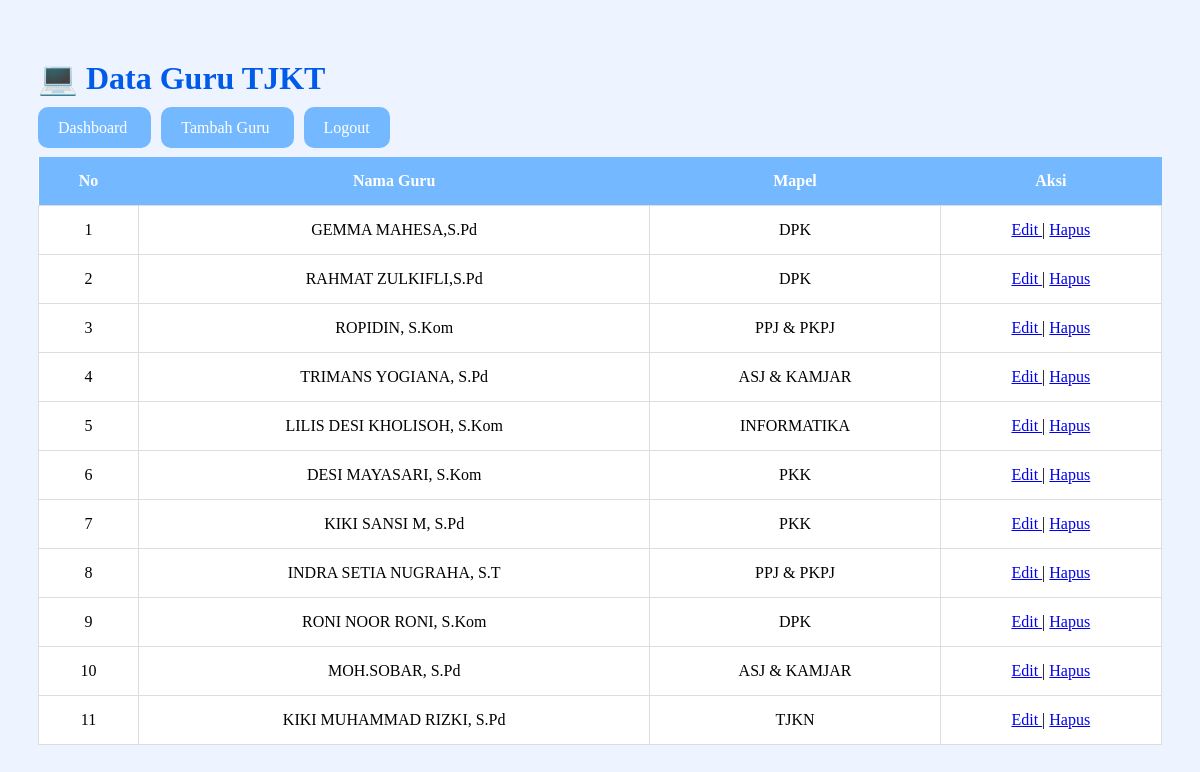
Page / (signed in) on the committed database.
### tables this page shows
CREATE TABLE `guru_tjkt` (
  `id` int(11) NOT NULL,
  `nama_guru` varchar(100) NOT NULL,
  `mapel` varchar(100) NOT NULL
);

### index.php (the view, shortened to what this page needs)
<?php
include "koneksi.php";
$data = mysqli_query($conn,"SELECT * FROM guru_tjkt");
?>
<!DOCTYPE html>
<html>
<head>
</head>
<body>
<h1>💻 Data Guru TJKT</h1>
<div class="menu">
<a href="dashboard.php">
Dashboard
</a>
<a href="tambah.php">
Tambah Guru
</a>
<a href="logout.php">
Logout
</a>
</div>
<table>
<tr>
<th>No</th>
<th>Nama Guru</th>
<th>Mapel</th>
<th>Aksi</th>
</tr>
<?php
$no = 1;
while($d=mysqli_fetch_array($data)){
?>
<tr>
<td><?php echo $no++; ?></td>
<td><?php echo $d['nama_guru']; ?></td>
<td><?php echo $d['mapel']; ?></td>
<td>
<a href="edit.php?id=<?php echo $d['id']; ?>">
Edit
</a>
|
<a href="hapus.php?id=<?php echo $d['id']; ?>">
Hapus
</a>
</td>
</tr>
<?php } ?>
</table>
</body>
</html>

### index.php (style rules this page uses)
body { font-family:Poppins; background:#eef4ff; padding:30px; }
h1 { color:#005bea; }
.menu { margin-bottom:20px; }
.menu a { padding:12px 20px; background:#74b9ff; color:white; text-decoration:none; border-radius:10px; margin-right:10px; }
table { width:100%; border-collapse:collapse; background:white; margin-top:20px; }
th { background:#74b9ff; color:white; padding:15px; }
td { padding:15px; text-align:center; border:1px solid #ddd; }

### rows in the picture
guru_tjkt: nama_guru "GEMMA MAHESA,S.Pd", mapel "DPK"
guru_tjkt: nama_guru "RAHMAT ZULKIFLI,S.Pd", mapel "DPK"
guru_tjkt: nama_guru "ROPIDIN, S.Kom", mapel "PPJ & PKPJ"
guru_tjkt: nama_guru "TRIMANS YOGIANA, S.Pd", mapel "ASJ & KAMJAR"
guru_tjkt: nama_guru "LILIS DESI KHOLISOH, S.Kom", mapel "INFORMATIKA"
guru_tjkt: nama_guru "DESI MAYASARI, S.Kom", mapel "PKK"
guru_tjkt: nama_guru "KIKI SANSI M, S.Pd", mapel "PKK"
guru_tjkt: nama_guru "INDRA SETIA NUGRAHA, S.T", mapel "PPJ & PKPJ"
guru_tjkt: nama_guru "RONI NOOR RONI, S.Kom", mapel "DPK"
guru_tjkt: nama_guru "MOH.SOBAR, S.Pd", mapel "ASJ & KAMJAR"
guru_tjkt: nama_guru "KIKI MUHAMMAD RIZKI, S.Pd", mapel "TJKN"
